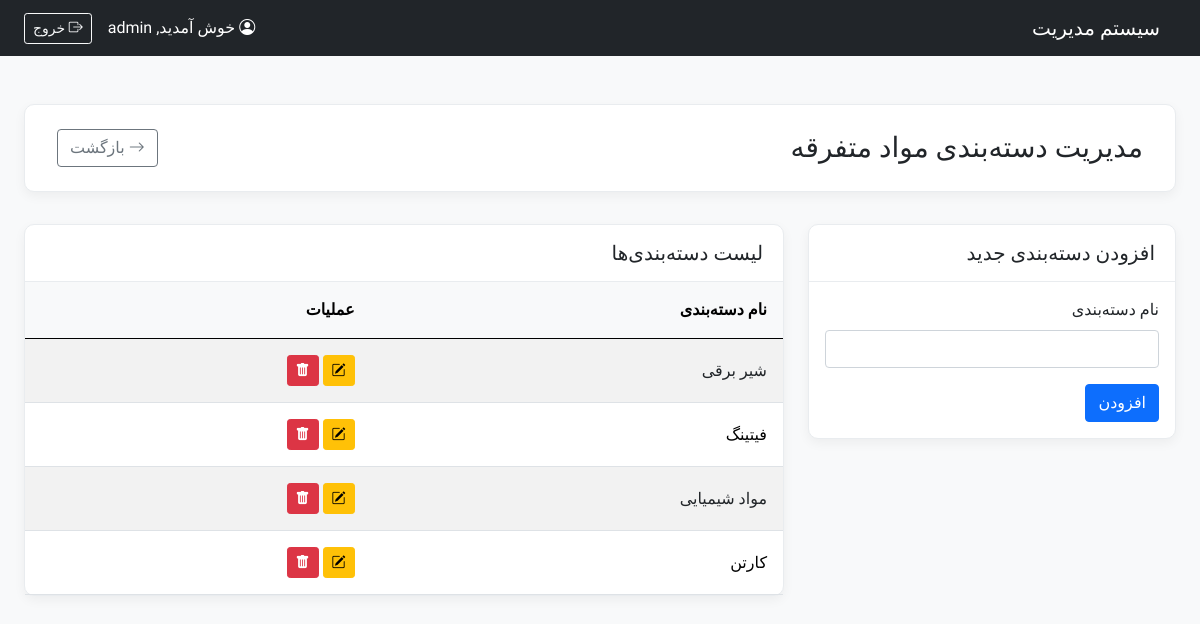
/modules/Warehouse/misc_categories.php (signed in), run on the app's committed database.
### tables this page shows
CREATE TABLE `tbl_misc_categories` (
  `CategoryID` int(11) NOT NULL,
  `CategoryName` varchar(150) NOT NULL
);

### config/crud_helpers.php (called while the page is built, shortened)
<?php
function find_all(PDO $pdo, string $sql, array $params = []): array
{
    try {
        $stmt = $pdo->prepare($sql);
        $stmt->execute($params);
        return $stmt->fetchAll(PDO::FETCH_ASSOC);
    } catch (PDOException $e) {
        error_log("Error in find_all: " . $e->getMessage() . " | SQL: " . $sql . " | Params: " . print_r($params, true));
        return [];
    }
}
?>

### modules/Warehouse/misc_categories.php (the view, shortened to what this page needs)
<?php
require_once __DIR__ . '/../../config/init.php';
$editMode = false;
$itemToEdit = null;
$items = find_all($pdo, "SELECT * FROM " . TABLE_NAME . " ORDER BY CategoryName");
$pageTitle = "مدیریت دسته‌بندی مواد متفرقه";
include __DIR__ . '/../../templates/header.php';
?>
<div class="page-header d-flex justify-content-between align-items-center">
    <h1 class="h3 mb-0"><?php echo $pageTitle; ?></h1>
    <a href="misc_index.php" class="btn btn-outline-secondary"><i class="bi bi-arrow-right"></i> بازگشت</a>
</div>
<div class="row">
    <div class="col-lg-4">
        <div class="card content-card"><div class="card-header"><h5 class="mb-0"><?php echo $editMode ? 'ویرایش دسته‌بندی' : 'افزودن دسته‌بندی جدید'; ?></h5></div><div class="card-body">
            <form method="POST" action="misc_categories.php">
                <div class="mb-3"><label class="form-label">نام دسته‌بندی</label><input type="text" class="form-control" name="category_name" value="<?php echo htmlspecialchars($itemToEdit['CategoryName'] ?? ''); ?>" required></div>
                <button type="submit" class="btn <?php echo $editMode ? 'btn-success' : 'btn-primary'; ?>"><?php echo $editMode ? 'بروزرسانی' : 'افزودن'; ?></button>
            </form>
        </div></div>
    </div>
    <div class="col-lg-8">
        <div class="card content-card"><div class="card-header"><h5 class="mb-0">لیست دسته‌بندی‌ها</h5></div><div class="card-body p-0"><div class="table-responsive"><table class="table table-striped table-hover mb-0">
            <thead><tr><th class="p-3">نام دسته‌بندی</th><th class="p-3">عملیات</th></tr></thead>
            <tbody><?php foreach ($items as $item): ?><tr>
                <td class="p-3"><?php echo htmlspecialchars($item['CategoryName']); ?></td>
                <td class="p-3">
                    <a href="?edit_id=<?php echo $item[PRIMARY_KEY]; ?>" class="btn btn-warning btn-sm" title="ویرایش"><i class="bi bi-pencil-square"></i></a>
                    <button type="button" class="btn btn-danger btn-sm" data-bs-toggle="modal" data-bs-target="#deleteModal<?php echo $item[PRIMARY_KEY]; ?>" title="حذف"><i class="bi bi-trash-fill"></i></button>
                </td>
            </tr><?php endforeach; ?></tbody>
        </table></div></div></div>
    </div>
</div>
<?php include __DIR__ . '/../../templates/footer.php'; ?>

### assets/css/style.css (style rules this page uses)
body { font-family: 'Vazirmatn', sans-serif; background-color: #f4f7f9; }
.page-header { background-color: #ffffff; padding: 1.5rem 2rem; border-radius: 10px; margin-bottom: 2rem; box-shadow: 0 4px 12px rgba(0,0,0,0.05); border: 1px solid #e9ecef; }
.content-card { border: 1px solid #e9ecef; border-radius: 10px; box-shadow: 0 4px 12px rgba(0,0,0,0.05); background-color: #ffffff; }
.content-card .card-header { background-color: transparent; border-bottom: 1px solid #e9ecef; font-weight: 600; font-size: 1.1rem; padding: 1rem 1.25rem; }
.table th { font-weight: 600; white-space: nowrap; background-color: #f8f9fa; }
.table td { vertical-align: middle; }

### data on the page
tbl_misc_categories: CategoryName "شیر برقی"
tbl_misc_categories: CategoryName "فیتینگ"
tbl_misc_categories: CategoryName "مواد شیمیایی"
tbl_misc_categories: CategoryName "کارتن"

### other printed values
$_SESSION['username'] "admin"
$pageTitle "مدیریت دسته‌بندی مواد متفرقه"
